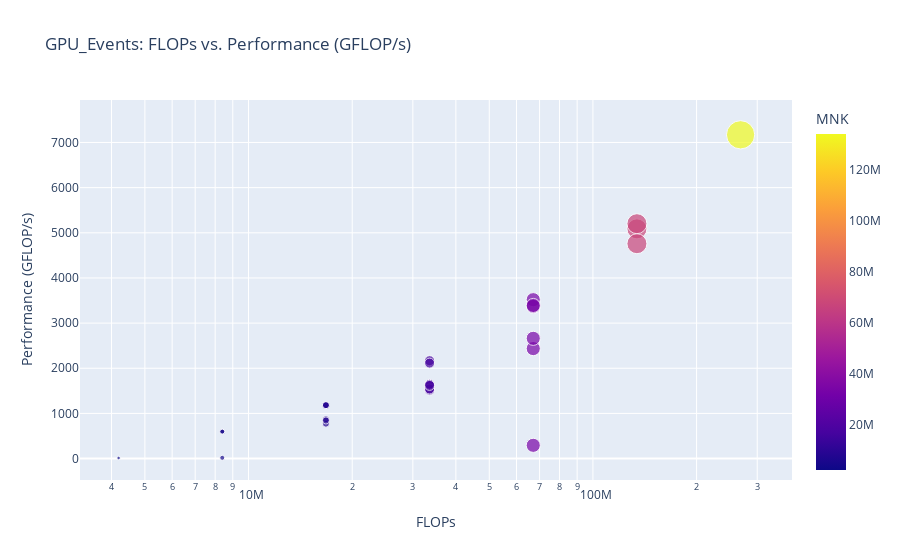

Write notebook code for a chart like this one.
### Code cell
# File path
file_path = "gemmtask1GPUEVENTS.csv"

# Load CSV data
df_gpu = pd.read_csv(file_path)

# Calculate MNK for better visualization
df_gpu['MNK'] = df_gpu['M'] * df_gpu['N'] * df_gpu['K']

# Create a scatter plot for FLOPs vs. Performance(GFLOP/s)
fig = px.scatter(
    df_gpu,
    x='FLOPs',
    y='Performance(GFLOP/s)',
    size='MNK',  # Bubble size based on MNK
    color='MNK',  # Color based on MNK
    hover_data={'M': True, 'N': True, 'K': True, 'AverageTime(ms)': True},
    title="GPU_Events: FLOPs vs. Performance (GFLOP/s)",
    labels={"FLOPs": "FLOPs", "Performance(GFLOP/s)": "Performance (GFLOP/s)"},
    log_x=True,  # Use a logarithmic scale for FLOPs if values vary greatly
)

# Show the plot
fig.show()

### Figure 1 — Plotly figure (JSON) as saved in the notebook; plotly's stock layout.template omitted (floating-point values rounded to 4 significant figures)
{"data": [{"customdata": [[128, 128, 128, 0.3274], [128, 128, 256, 0.4952], [128, 128, 512, 0.02171], [128, 256, 128, 0.01407], [128, 256, 256, 0.01924], [128, 256, 512, 0.02214], [128, 512, 128, 0.01415], [128, 512, 256, 0.02054], [128, 512, 512, 0.02756], [256, 128, 128, 0.01403], [256, 128, 256, 0.01988], [256, 128, 512, 0.02177], [256, 256, 128, 0.01419], [256, 256, 256, 0.02039], [256, 256, 512, 0.0252], [256, 512, 128, 0.01548], [256, 512, 256, 0.01907], [256, 512, 512, 0.02638], [512, 128, 128, 0.01419], [512, 128, 256, 0.02071], [512, 128, 512, 0.2287], [512, 256, 128, 0.01588], [512, 256, 256, 0.01991], [512, 256, 512, 0.02821], [512, 512, 128, 0.01979], [512, 512, 256, 0.0258], [512, 512, 512, 0.03744]], "hovertemplate": "FLOPs=%{x}<br>Performance (GFLOP/s)=%{y}<br>MNK=%{marker.color}<br>M=%{customdata[0]}<br>N=%{customdata[1]}<br>K=%{customdata[2]}<br>AverageTime(ms)=%{customdata[3]}<extra></extra>", "legendgroup": "", "marker": {"color": [2097152, 4194304, 8388608, 4194304, 8388608, 16777216, 8388608, 16777216, 33554432, 4194304, 8388608, 16777216, 8388608, 16777216, 33554432, 16777216, 33554432, 67108864, 8388608, 16777216, 33554432, 16777216, 33554432, 67108864, 33554432, 67108864, 134217728], "coloraxis": "coloraxis", "size": [2097152, 4194304, 8388608, 4194304, 8388608, 16777216, 8388608, 16777216, 33554432, 4194304, 8388608, 16777216, 8388608, 16777216, 33554432, 16777216, 33554432, 67108864, 8388608, 16777216, 33554432, 16777216, 33554432, 67108864, 33554432, 67108864, 134217728], "sizemode": "area", "sizeref": 335500.0, "symbol": "circle"}, "mode": "markers", "name": "", "orientation": "v", "showlegend": false, "type": "scatter", "x": [4194300, 8388610, 16777200, 8388610, 16777200, 33554400, 16777200, 33554400, 67108900, 8388610, 16777200, 33554400, 16777200, 33554400, 67108900, 33554400, 67108900, 134218000, 16777200, 33554400, 67108900, 33554400, 67108900, 134218000, 67108900, 134218000, 268435000], "xaxis": "x", "y": [12.81, 16.94, 772.8, 596.3, 871.8, 1516.0, 1186.0, 1634.0, 2435.0, 598.0, 844.0, 1542.0, 1182.0, 1646.0, 2663.0, 2168.0, 3519.0, 5087.0, 1182.0, 1620.0, 293.5, 2114.0, 3371.0, 4758.0, 3391.0, 5201.0, 7170.0], "yaxis": "y"}], "layout": {"coloraxis": {"colorbar": {"title": {"text": "MNK"}}, "colorscale": [[0, "#0d0887"], [0.1111, "#46039f"], [0.2222, "#7201a8"], [0.3333, "#9c179e"], [0.4444, "#bd3786"], [0.5556, "#d8576b"], [0.6667, "#ed7953"], [0.7778, "#fb9f3a"], [0.8889, "#fdca26"], [1, "#f0f921"]]}, "legend": {"itemsizing": "constant", "tracegroupgap": 0}, "title": {"text": "GPU_Events: FLOPs vs. Performance (GFLOP/s)"}, "xaxis": {"anchor": "y", "domain": [0, 1], "title": {"text": "FLOPs"}, "type": "log"}, "yaxis": {"anchor": "x", "domain": [0, 1], "title": {"text": "Performance (GFLOP/s)"}}}}
